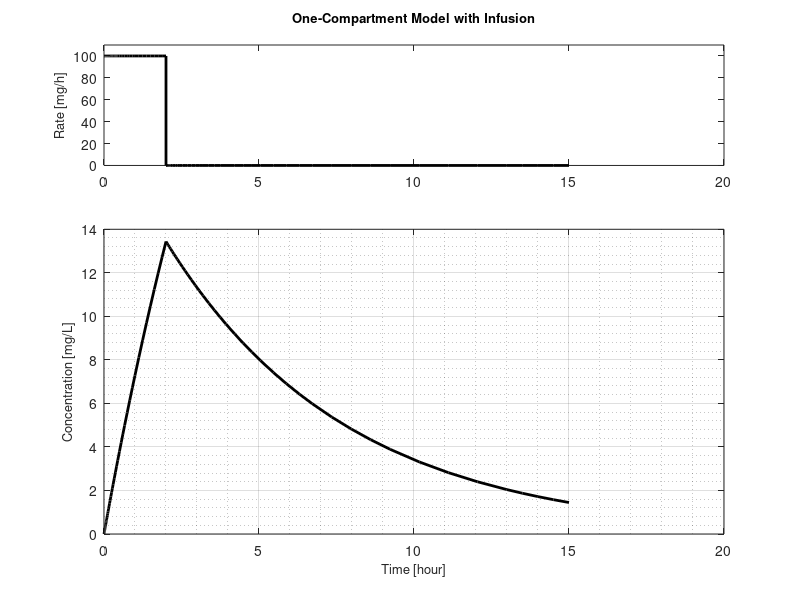

Write MATLAB code to recreate this figure.
function infus1com

% one compartment model with infusion
% infus1com computes plasma concentration versus time course and creates
% plots for a one-compartment model. Drug doses are applied as infusions.
% The function has no parameters.

% PK parameters

p.Dose = 200; %dose [mg]
p.tStop = 2; % infusion time stop [h]
p.R = p.Dose/p.tStop; % infusion rate [mg/h]
p.V = 12.6; % volume of distribution [L]
p.Cl = 2.16; % clearance [L/h]


options = odeset('Events', @fevents, 'RelTol', 1e-3, 'AbsTol', 1e-3);

ie = 99; % any non-empty value to avoid 't=0' as event
tspan = [0,100]; % integration time interval
c0 = 0; % initial concentration value

% prepare data for plotting

timePoints = [];
concPoints = [];
ratePoints = [];

% Call ode solver and check events

while ~isempty(ie)
    [t, c, te, ce, ie] = ode45(@derivatives, tspan, c0, options, p);
    % collect data for plotting
    timePoints = [timePoints; t];
    concPoints = [concPoints; c];
    ratePoints = [ratePoints; p.R*ones(length(t),1)];
    tspan = [te(end) 100];
    c0 = ce(end,1);
    %check if an event is detected
    switch ie(end)
        case 1 % event: stop infusion
            p.R = 0;
        case 2 % event: end of observation
            ie = [];
        otherwise
            % no action needed - placeholder for other events
    end
end

% generate plots
subplot(3,1,1)
plot(timePoints, ratePoints, '-k', 'LineWidth', 2);
hold on
title({' ', '\fontsize{13}One-Compartment Model with Infusion', ''})
ylim([0 110])
ylabel('\fontsize{13}Rate [mg/h]')
subplot(3,1,2:3);
plot(timePoints, concPoints, '-k', 'LineWidth',2)
hold on;
grid minor;
grid on;
xlabel('\fontsize{13}Time [hour]')
ylabel('\fontsize{13}Concentration [mg/L]')

% save plots
print('-r900', '-dtiff', 'infus1com')
end

function dcdt = derivatives(t, c, p)
% the model
dcdt = r(t, p)/p.V - p.Cl/p.V*c;
end

function rt = r(~, p)

% r specifies the infusion rate
% rt = r(t,p) returns infusion rate 'rt' at time 't', and with parameters
% 'p'.

% infusion (depends on event)
rt = p.R;
end

function [value, isTerminal, direction] = fevents(t, ~, p)
%[value, isterminal, direction] = fevents(t,y,p) detects the exact time
%points of events specified as a function of time 't', vector of
%independent variables 'y', and a structure of some (specific) other
%parameters 'p'.

% Output parameters: 
% 'value' - value investigated as event
% 'isterminal' = 0/1, where 0 stands for 'don't stop', 1 for 'stop
% integration'.
% 'direction' = -1/0/1 where -1 means 'negative direction
% only', 0 - 'both direction', 1 - 'positive direction only'

% 1. Event: Locate the time to stop infusion
value(1,1) = t - p.tStop; % Detect t=2 (infusion stop time)
isTerminal(1,1) = 1; % Interrupt integration, stop infusion
direction(1,1) = 1; % Positive direction only

% 2. Event: Locate the time to stop observation/integration
value(2,1) = t - 15; % Detect t=15 (end of observation)
isTerminal(2,1) = 1; % Stop integration
direction(2,1) = 1; % Positive direction only
end
